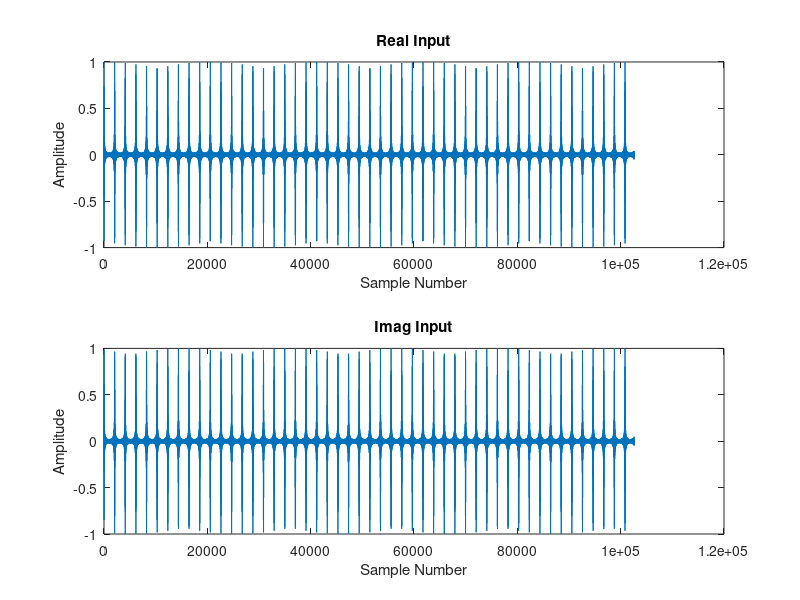
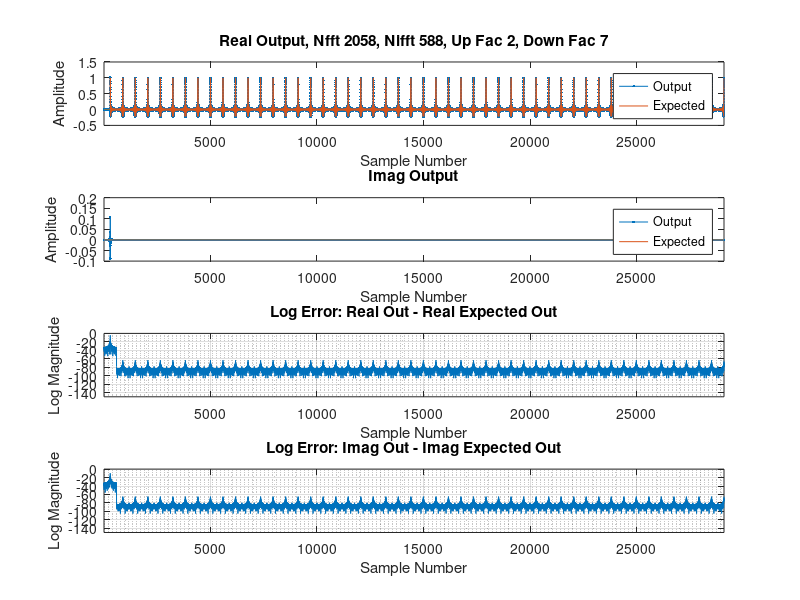
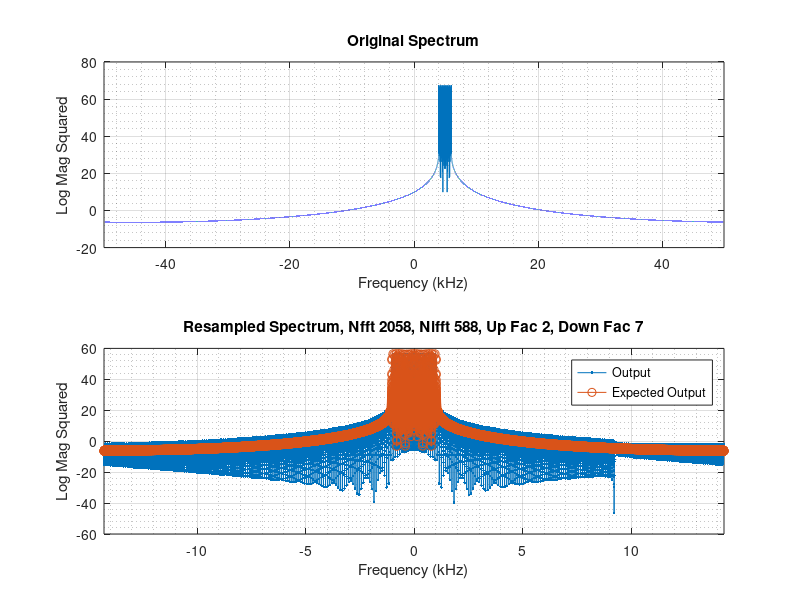

MATLAB code to generate these figures, in order:
%% Use an FFT and IFFT pair to resample a time series
% This resampler supports any rational resampling amount using an FFT/IFFT
% pair and zero insertion or sample removal in the frequency domain.
close all; clear

% TODO:
% 5) Repackage the resampler core as a function
% 6) Implement the resampler bank using the core function. The bank should
% use one FFT and produce N output channels, each with a different resample
% factor from different parts of the input spectrum
% 7) Implement a frequency domain filter so that the output channels can
% have occupied bandwidth less than the output sample rate

% Resampler parameters
Nfft_min = 2048; % minimum FFT size, true value can be larger as needed
up_fac = 2;      % upsampling factor
down_fac = 7;   % downsampling factor

% Input signal parameters
% Nsamps = 10000;  % total number of input samples
Nsamps = 100*2052/2;  % total number of input samples
fs = 100e3;      % sample rate (Hz)
fc = 5e3;          % center frequency
bw = 2e3;        % bandwidth, if bw = 1 a complex tone will be generated
fsrs = fs*up_fac/down_fac;  % sampling rate after resampling

%% Compute dependent resampler parameters and memory allocation
if fsrs/2 < abs(fc) + bw/2
    warning('USER ERROR: Your choice of fc, bw and up_fac/down_fac will cause aliasing!')
end

% Make up_fac and down_fac as small as possible while preserving ratio
if rem(up_fac,1) || rem(down_fac,1) || up_fac < 0 || down_fac < 0
    error('USER ERROR: up_fac and down_fac must be positive integers');
end
gcd_val = gcd(up_fac, down_fac);
if gcd_val ~= 1
    up_fac = up_fac/gcd_val;
    down_fac = down_fac/gcd_val;
end

% Determine FFT size that will support the resample ratio (up_fac/down_fac)
% The requirement is FFT size divided by down_fac must be even so that the
% needed number of spectrum sample pairs can be removed
Nfft = Nfft_min;
while mod(Nfft/down_fac,2) ~= 0
    Nfft = Nfft + 2;
end
Nifft = Nfft*up_fac/down_fac;
if mod(Nifft,2) ~= 0
    error('Nifft is not an even number, something went wrong')
end

% Memory allocations
fsrs = fs*up_fac/down_fac;  % sampling rate after resampling
win = hann(Nfft, 'periodic').';
fft_buf = zeros(1,Nfft/2);
if up_fac >= down_fac
    fft_out = zeros(1,Nifft);
else
    fft_out = zeros(1,Nfft);
end
ifft_buf = zeros(1,Nifft/2);
% out = zeros(1, ceil(up_fac/down_fac*Nsamps));

%% Generating the input band signal
t = 0:1/fs:Nsamps/fs-1/fs;  % start rate time
bins = ceil(Nfft*(bw/fs));
trs = 0:1/fsrs:max(t);      % resampled time
if bins == 1
    f = ceil(fs/Nfft);
else
    f = (-bins/2:1:bins/2)*(fs/Nfft);
%     f = f(f>0); % use this to create a complex signal
end

expected_out = exp(1i*2*pi*f(1)*trs);
for i=2:length(f)
    expected_out = expected_out+exp(1i*2*pi*f(i)*trs);
end
expected_out = expected_out/length(f);

f = fc + f;
input = exp(1i*2*pi*f(1)*t);

for i=2:length(f)
    input = input+exp(1i*2*pi*f(i)*t);
end
input = input/length(f);

%% Resampler signal processing
% Nsamps_slice = 128;    
fc_idxs = -Nifft/2:-1; % start indices for fc down conversion
out = []; % collects all output pieces for plotting
% kk = 1; % output index
% for nn = 1:Nsamps_slice:numel(input)-Nsamps_slice
for nn = 1:Nfft/2:numel(input)-Nfft/2
    idxs = nn:nn+Nfft/2-1;
    slice = [fft_buf input(idxs)];
    fft_buf = input(idxs);

    start_idx = abs(Nifft/2 - Nfft/2) + 1;
    if up_fac >= down_fac
        stop_idx = start_idx + Nfft - 1;        
        temp = up_fac/down_fac*fftshift(fft(slice.*win));
        fft_out(start_idx:stop_idx) = temp;
        % Insert a filter sequence with passband equal to the desired occupied 
        % bandwidth. Multiply ifft_out by this filter before taking ifft.
        ifft_out = ifft(ifftshift(fft_out));
    else
        stop_idx = start_idx + Nifft - 1;        
        fft_out = up_fac/down_fac*fftshift(fft(slice.*win));
        % Insert a filter sequence with passband equal to the desired occupied 
        % bandwidth. Multiply ifft_out by this filter before taking ifft.
        ifft_out = ifft(ifftshift(fft_out(start_idx:stop_idx)));
    end
    out_piece = ifft_out(1:Nifft/2) + ifft_buf; % slice by slice version
%     out(kk:kk+Nifft/2-1) = ifft_out(1:Nifft/2) + ifft_buf;    
    ifft_buf = ifft_out(Nifft/2+1:end);

    % Frequency down conversion for a given fc slice by slice    
%     sine_wave = [sine_wave exp(-1j*2*pi*(fc/fsrs)*fc_idxs)]; % just test
    out_piece = out_piece.*exp(-1j*2*pi*(fc/fsrs)*fc_idxs);    % slice by slice output
    out = [out out_piece]; % collect all out slices for plots
    fc_start_idx = fc_idxs(end) + 1; % phase continuous across slices
    fc_idxs = fc_start_idx:fc_start_idx + Nifft/2 - 1;

%     kk = kk + Nifft/2;
end
% Frequency correction for given fc, this introduces a phase offset but its
% fine as real world signals will have phase offsets
% out = out.*exp(-1j*2*pi*(fc/fsrs)*(-Nifft/2:length(out)-Nifft/2-1));

expected_out = [zeros(1,Nfft/2*up_fac/down_fac) expected_out]; % account for filter delays

%% Plotting
% Cut out the start and end portions that are due to edge effects
% out_slice = out(Nfft/2*up_fac/down_fac+1:end-Nfft/2*up_fac/down_fac);
% exp_out_slice = expected_out(Nfft/2*up_fac/down_fac+1:end-2*Nfft/2*up_fac/down_fac);

% Time domain figures
figure
subplot(211)
plot(real(input))
title("Real Input")
xlabel('Sample Number')
ylabel('Amplitude')

subplot(212)
plot(imag(input))
title("Imag Input")
xlabel('Sample Number')
ylabel('Amplitude')

figure
subplot(411)
plot(real(out), '.-'); hold all
% plot(real(out_pieces),'.-'); hold all
plot(real(expected_out(1:length(out))))
xlim('tight')
xlabel('Sample Number')
ylabel('Amplitude')
title(sprintf("Real Output, Nfft %i, Nifft %i, Up Fac %i, Down Fac %i", Nfft, Nifft, up_fac, down_fac))
legend('Output','Expected')

subplot(412)
plot(imag(out), '.-'); hold all
% plot(imag(out_pieces),'.-'); hold all
plot(imag(expected_out(1:length(out))))
xlim('tight')
xlabel('Sample Number')
ylabel('Amplitude')
title("Imag Output")
legend('Output','Expected')

subplot(413)
plot(10*log10(abs(real(out) - real(expected_out(1:length(out))))))
% plot(10*log10(abs(real(out_pieces) - real(expected_out(1:length(out_pieces))))))
xlim('tight')
ylim([-150 0])
xlabel('Sample Number')
ylabel('Log Magnitude')
title("Log Error: Real Out - Real Expected Out")
grid; grid minor

subplot(414)
plot(10*log10(abs(imag(out) - imag(expected_out(1:length(out))))))
% plot(10*log10(abs(imag(out_pieces) - imag(expected_out(1:length(out_pieces))))))
xlim('tight')
ylim([-150 0])
xlabel('Sample Number')
ylabel('Log Magnitude')
title("Log Error: Imag Out - Imag Expected Out")
grid; grid minor

% Frequency domain figures
figure
subplot(211)
Nfftp = length(input);
faxis = fs*1e-3*(-0.5:1/Nfftp:0.5-1/Nfftp);
plot(faxis, 10*log10(abs(fftshift(fft(input,Nfftp)).^2)));
xlabel('Frequency (kHz)')
ylabel('Log Mag Squared')
title('Original Spectrum')
xlim('tight')
grid; grid minor

subplot(212)
% Nfftp = length(out_slice);
Nfftp = length(out);
faxis = fsrs*1e-3*(-0.5:1/Nfftp:0.5-1/Nfftp);
% plot(faxis, 10*log10(abs(fftshift(fft(out_slice,Nfftp)).^2)),'.-'); hold all
plot(faxis, 10*log10(abs(fftshift(fft(out,Nfftp)).^2)),'.-'); hold all

% Nfftp = length(exp_out_slice);
Nfftp = length(expected_out);
faxis = fsrs*1e-3*(-0.5:1/Nfftp:0.5-1/Nfftp);
% plot(faxis, 10*log10(abs(fftshift(fft(exp_out_slice,Nfftp)).^2)),'o-');
plot(faxis, 10*log10(abs(fftshift(fft(expected_out,Nfftp)).^2)),'o-');
xlabel('Frequency (kHz)')
ylabel('Log Mag Squared')
title(sprintf("Resampled Spectrum, Nfft %i, Nifft %i, Up Fac %i, Down Fac %i", Nfft, Nifft, up_fac, down_fac))
xlim('tight')
grid; grid minor
legend('Output','Expected Output')
